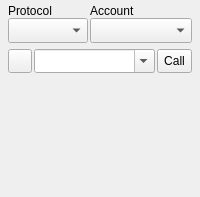
               <widget class="QFrame" name="frame">
                <property name="styleSheet">
                 <string>QFrame#frame {
  border: 1px solid #717fa0;
  border-top: 0px;
}</string>
                </property>
                <layout class="QVBoxLayout">
                 <property name="spacing">
                  <number>6</number>
                 </property>
                 <property name="leftMargin">
                  <number>8</number>
                 </property>
                 <property name="topMargin">
                  <number>4</number>
                 </property>
                 <property name="rightMargin">
                  <number>8</number>
                 </property>
                 <property name="bottomMargin">
                  <number>6</number>
                 </property>
                 <item>
                  <layout class="QHBoxLayout">
                   <property name="spacing">
                    <number>2</number>
                   </property>
                   <item>
                    <widget class="QFrame" name="frame_call_protocol">
                     <property name="sizePolicy">
                      <sizepolicy hsizetype="Fixed" vsizetype="Minimum">
                       <horstretch>0</horstretch>
                       <verstretch>0</verstretch>
                      </sizepolicy>
                     </property>
                     <property name="minimumSize">
                      <size>
                       <width>80</width>
                       <height>16</height>
                      </size>
                     </property>
                     <property name="maximumSize">
                      <size>
                       <width>80</width>
                       <height>16777215</height>
                      </size>
                     </property>
                     <layout class="QVBoxLayout">
                      <property name="spacing">
                       <number>0</number>
                      </property>
                      <property name="margin">
                       <number>0</number>
                      </property>
                      <item>
                       <widget class="QLabel" name="protocolLabel">
                        <property name="sizePolicy">
                         <sizepolicy hsizetype="Fixed" vsizetype="Preferred">
                          <horstretch>0</horstretch>
                          <verstretch>0</verstretch>
                         </sizepolicy>
                        </property>
                        <property name="minimumSize">
                         <size>
                          <width>80</width>
                          <height>0</height>
                         </size>
                        </property>
                        <property name="maximumSize">
                         <size>
                          <width>80</width>
                          <height>16777215</height>
                         </size>
                        </property>
                        <property name="text">
                         <string>Protocol</string>
                        </property>
                       </widget>
                      </item>
                      <item>
                       <widget class="QComboBox" name="protocol">
                        <property name="sizePolicy">
                         <sizepolicy hsizetype="Fixed" vsizetype="Fixed">
                          <horstretch>0</horstretch>
                          <verstretch>0</verstretch>
                         </sizepolicy>
                        </property>
                        <property name="minimumSize">
                         <size>
                          <width>80</width>
                          <height>25</height>
                         </size>
                        </property>
                        <property name="maximumSize">
                         <size>
                          <width>80</width>
                          <height>25</height>
                         </size>
                        </property>
                        <property name="toolTip">
                         <string>VoIP protocol used to make a direct call</string>
                        </property>
                       </widget>
                      </item>
                     </layout>
                    </widget>
                   </item>
                   <item>
                    <widget class="QFrame" name="frame_call_account">
                     <property name="sizePolicy">
                      <sizepolicy hsizetype="Expanding" vsizetype="Minimum">
                       <horstretch>0</horstretch>
                       <verstretch>0</verstretch>
                      </sizepolicy>
                     </property>
                     <layout class="QVBoxLayout">
                      <property name="spacing">
                       <number>0</number>
                      </property>
                      <property name="margin">
                       <number>0</number>
                      </property>
                      <item>
                       <widget class="QLabel" name="accountLabel">
                        <property name="sizePolicy">
                         <sizepolicy hsizetype="Expanding" vsizetype="Preferred">
                          <horstretch>0</horstretch>
                          <verstretch>0</verstretch>
                         </sizepolicy>
                        </property>
                        <property name="text">
                         <string>Account</string>
                        </property>
                       </widget>
                      </item>
                      <item>
                       <widget class="QComboBox" name="account">
                        <property name="sizePolicy">
                         <sizepolicy hsizetype="Expanding" vsizetype="Fixed">
                          <horstretch>0</horstretch>
                          <verstretch>0</verstretch>
                         </sizepolicy>
                        </property>
                        <property name="minimumSize">
                         <size>
                          <width>0</width>
                          <height>25</height>
                         </size>
                        </property>
                        <property name="maximumSize">
                         <size>
                          <width>16777215</width>
                          <height>25</height>
                         </size>
                        </property>
                        <property name="toolTip">
                         <string>Account used to call through a server</string>
                        </property>
                       </widget>
                      </item>
                     </layout>
                    </widget>
                   </item>
                  </layout>
                 </item>
                 <item>
                  <layout class="QVBoxLayout">
                   <property name="spacing">
                    <number>0</number>
                   </property>
                   <item>
                    <layout class="QHBoxLayout">
                     <property name="spacing">
                      <number>2</number>
                     </property>
                     <property name="margin">
                      <number>0</number>
                     </property>
                     <item>
                      <widget class="QToolButton" name="display_keypad">
                       <property name="minimumSize">
                        <size>
                         <width>24</width>
                         <height>24</height>
                        </size>
                       </property>
                       <property name="maximumSize">
                        <size>
                         <width>24</width>
                         <height>24</height>
                        </size>
                       </property>
                       <property name="toolTip">
                        <string>Show or hide the keypad</string>
                       </property>
                       <property name="icon">
                        <iconset>
                         <normaloff>dialpad_20.png</normaloff>dialpad_20.png</iconset>
                       </property>
                       <property name="iconSize">
                        <size>
                         <width>20</width>
                         <height>20</height>
                        </size>
                       </property>
                       <property name="checkable">
                        <bool>true</bool>
                       </property>
                       <property name="_yate_normal_icon" stdset="0">
                        <string>dialpad_20.png</string>
                       </property>
                       <property name="_yate_hover_icon" stdset="0">
                        <string>dialpad_20_hover.png</string>
                       </property>
                       <property name="_yate_pressed_icon" stdset="0">
                        <string>dialpad_20_pressed.png</string>
                       </property>
                      </widget>
                     </item>
                     <item>
                      <widget class="QFrame" name="frame_5">
                       <property name="sizePolicy">
                        <sizepolicy hsizetype="Expanding" vsizetype="Fixed">
                         <horstretch>0</horstretch>
                         <verstretch>0</verstretch>
                        </sizepolicy>
                       </property>
                       <property name="minimumSize">
                        <size>
                         <width>16</width>
                         <height>24</height>
                        </size>
                       </property>
                       <property name="maximumSize">
                        <size>
                         <width>16777215</width>
                         <height>24</height>
                        </size>
                       </property>
                       <layout class="QHBoxLayout">
                        <property name="margin">
                         <number>0</number>
                        </property>
                        <item>
                         <widget class="QComboBox" name="callto">
                          <property name="sizePolicy">
                           <sizepolicy hsizetype="Expanding" vsizetype="Fixed">
                            <horstretch>0</horstretch>
                            <verstretch>0</verstretch>
                           </sizepolicy>
                          </property>
                          <property name="minimumSize">
                           <size>
                            <width>0</width>
                            <height>24</height>
                           </size>
                          </property>
                          <property name="maximumSize">
                           <size>
                            <width>16777215</width>
                            <height>24</height>
                           </size>
                          </property>
                          <property name="focusPolicy">
                           <enum>Qt::WheelFocus</enum>
                          </property>
                          <property name="acceptDrops">
                           <bool>true</bool>
                          </property>
                          <property name="editable">
                           <bool>true</bool>
                          </property>
                          <property name="maxCount">
                           <number>20</number>
                          </property>
                          <property name="dynamicActionEnter" stdset="0">
                           <string>call</string>
                          </property>
                          <property name="dynamicActionReturn" stdset="0">
                           <string>call</string>
                          </property>
                          <property name="_yate_filterevents" stdset="0">
                           <bool>true</bool>
                          </property>
                          <property name="dynamicActionReturnFilter" stdset="0">
                           <bool>true</bool>
                          </property>
                          <property name="dynamicActionEnterFilter" stdset="0">
                           <bool>true</bool>
                          </property>
                          <property name="_yate_textchangednotify" stdset="0">
                           <bool>true</bool>
                          </property>
                         </widget>
                        </item>
                       </layout>
                      </widget>
                     </item>
                     <item>
                      <widget class="QToolButton" name="call">
                       <property name="sizePolicy">
                        <sizepolicy hsizetype="Minimum" vsizetype="Fixed">
                         <horstretch>0</horstretch>
                         <verstretch>0</verstretch>
                        </sizepolicy>
                       </property>
                       <property name="minimumSize">
                        <size>
                         <width>0</width>
                         <height>24</height>
                        </size>
                       </property>
                       <property name="maximumSize">
                        <size>
                         <width>16777215</width>
                         <height>24</height>
                        </size>
                       </property>
                       <property name="toolTip">
                        <string>Make a new call</string>
                       </property>
                       <property name="text">
                        <string>Call</string>
                       </property>
                       <property name="icon">
                        <iconset>
                         <normaloff>call.png</normaloff>call.png</iconset>
                       </property>
                       <property name="iconSize">
                        <size>
                         <width>20</width>
                         <height>20</height>
                        </size>
                       </property>
                       <property name="toolButtonStyle">
                        <enum>Qt::ToolButtonTextBesideIcon</enum>
                       </property>
                       <property name="_yate_hover_icon" stdset="0">
                        <string>call_hover.png</string>
                       </property>
                       <property name="_yate_normal_icon" stdset="0">
                        <string>call.png</string>
                       </property>
                       <property name="_yate_pressed_icon" stdset="0">
                        <string>call_pressed.png</string>
                       </property>
                      </widget>
                     </item>
                    </layout>
                   </item>
                   <item>
                    <widget class="QLabel" name="callto_hint">
                     <property name="sizePolicy">
                      <sizepolicy hsizetype="Expanding" vsizetype="Fixed">
                       <horstretch>0</horstretch>
                       <verstretch>0</verstretch>
                      </sizepolicy>
                     </property>
                     <property name="styleSheet">
                      <string>font-size: 10px;</string>
                     </property>
                     <property name="text">
                      <string/>
                     </property>
                    </widget>
                   </item>
                  </layout>
                 </item>
                 <item>
                  <widget class="QFrame" name="keypad">
                   <property name="sizePolicy">
                    <sizepolicy hsizetype="Preferred" vsizetype="Fixed">
                     <horstretch>0</horstretch>
                     <verstretch>0</verstretch>
                    </sizepolicy>
                   </property>
                   <property name="minimumSize">
                    <size>
                     <width>0</width>
                     <height>100</height>
                    </size>
                   </property>
                   <property name="maximumSize">
                    <size>
                     <width>16777215</width>
                     <height>100</height>
                    </size>
                   </property>
                   <layout class="QHBoxLayout">
                    <property name="topMargin">
                     <number>2</number>
                    </property>
                    <property name="bottomMargin">
                     <number>2</number>
                    </property>
                    <item>
                     <layout class="QGridLayout">
                      <property name="spacing">
                       <number>1</number>
                      </property>
                      <item row="0" column="0">
                       <widget class="QToolButton" name="digit_1">
                        <property name="minimumSize">
                         <size>
                          <width>42</width>
                          <height>23</height>
                         </size>
                        </property>
                        <property name="maximumSize">
                         <size>
                          <width>42</width>
                          <height>23</height>
                         </size>
                        </property>
                        <property name="styleSheet">
                         <string>QToolButton {border: 0px; image:url(digit1.png);}
QToolButton::hover {image:url(digit1_hover.png);}
QToolButton::hover:pressed {image:url(digit1_pressed.png);}
QToolButton:pressed {image:url(digit1.png);}
QToolButton:!enabled {image:url(digit1.png);}
</string>
                        </property>
                        <property name="_yate_identity" stdset="0">
                         <string>digit:1</string>
                        </property>
                       </widget>
                      </item>
                      <item row="0" column="1">
                       <widget class="QToolButton" name="digit_2">
                        <property name="minimumSize">
                         <size>
                          <width>42</width>
                          <height>23</height>
                         </size>
                        </property>
                        <property name="maximumSize">
                         <size>
                          <width>42</width>
                          <height>23</height>
                         </size>
                        </property>
                        <property name="styleSheet">
                         <string>QToolButton {border: 0px; image:url(digit2.png);}
QToolButton::hover {image:url(digit2_hover.png);}
QToolButton::hover:pressed {image:url(digit2_pressed.png);}
QToolButton:pressed {image:url(digit2.png);}
QToolButton:!enabled {image:url(digit2.png);}
</string>
                        </property>
                        <property name="_yate_identity" stdset="0">
                         <string>digit:2</string>
                        </property>
                       </widget>
                      </item>
                      <item row="0" column="2">
                       <widget class="QToolButton" name="digit_3">
                        <property name="minimumSize">
                         <size>
                          <width>42</width>
                          <height>23</height>
                         </size>
                        </property>
                        <property name="maximumSize">
                         <size>
                          <width>42</width>
                          <height>23</height>
                         </size>
                        </property>
                        <property name="styleSheet">
                         <string>QToolButton {border: 0px; image:url(digit3.png);}
QToolButton::hover {image:url(digit3_hover.png);}
QToolButton::hover:pressed {image:url(digit3_pressed.png);}
QToolButton:pressed {image:url(digit3.png);}
QToolButton:!enabled {image:url(digit3.png);}
</string>
                        </property>
                        <property name="_yate_identity" stdset="0">
                         <string>digit:3</string>
                        </property>
                       </widget>
                      </item>
                      <item row="1" column="0">
                       <widget class="QToolButton" name="digit_4">
                        <property name="minimumSize">
                         <size>
                          <width>42</width>
                          <height>23</height>
                         </size>
                        </property>
                        <property name="maximumSize">
                         <size>
                          <width>42</width>
                          <height>23</height>
                         </size>
                        </property>
                        <property name="styleSheet">
                         <string>QToolButton {border: 0px; image:url(digit4.png);}
QToolButton::hover {image:url(digit4_hover.png);}
QToolButton::hover:pressed {image:url(digit4_pressed.png);}
QToolButton:pressed {image:url(digit4.png);}
QToolButton:!enabled {image:url(digit4.png);}
</string>
                        </property>
                        <property name="_yate_identity" stdset="0">
                         <string>digit:4</string>
                        </property>
                       </widget>
                      </item>
                      <item row="1" column="1">
                       <widget class="QToolButton" name="digit_5">
                        <property name="minimumSize">
                         <size>
                          <width>42</width>
                          <height>23</height>
                         </size>
                        </property>
                        <property name="maximumSize">
                         <size>
                          <width>42</width>
                          <height>23</height>
                         </size>
                        </property>
                        <property name="styleSheet">
                         <string>QToolButton {border: 0px; image:url(digit5.png);}
QToolButton::hover {image:url(digit5_hover.png);}
QToolButton::hover:pressed {image:url(digit5_pressed.png);}
QToolButton:pressed {image:url(digit5.png);}
QToolButton:!enabled {image:url(digit5.png);}
</string>
                        </property>
                        <property name="_yate_identity" stdset="0">
                         <string>digit:5</string>
                        </property>
                       </widget>
                      </item>
                      <item row="1" column="2">
                       <widget class="QToolButton" name="digit_6">
                        <property name="minimumSize">
                         <size>
                          <width>42</width>
                          <height>23</height>
                         </size>
                        </property>
                        <property name="maximumSize">
                         <size>
                          <width>42</width>
                          <height>23</height>
                         </size>
                        </property>
                        <property name="styleSheet">
                         <string>QToolButton {border: 0px; image:url(digit6.png);}
QToolButton::hover {image:url(digit6_hover.png);}
QToolButton::hover:pressed {image:url(digit6_pressed.png);}
QToolButton:pressed {image:url(digit6.png);}
QToolButton:!enabled {image:url(digit6.png);}
</string>
                        </property>
                        <property name="_yate_identity" stdset="0">
                         <string>digit:6</string>
                        </property>
                       </widget>
                      </item>
                      <item row="2" column="0">
                       <widget class="QToolButton" name="digit_7">
                        <property name="minimumSize">
                         <size>
                          <width>42</width>
                          <height>23</height>
                         </size>
                        </property>
                        <property name="maximumSize">
                         <size>
                          <width>42</width>
                          <height>23</height>
                         </size>
                        </property>
                        <property name="styleSheet">
                         <string>QToolButton {border: 0px; image:url(digit7.png);}
QToolButton::hover {image:url(digit7_hover.png);}
QToolButton::hover:pressed {image:url(digit7_pressed.png);}
QToolButton:pressed {image:url(digit7.png);}
QToolButton:!enabled {image:url(digit7.png);}
</string>
                        </property>
                        <property name="_yate_identity" stdset="0">
                         <string>digit:7</string>
                        </property>
                       </widget>
                      </item>
                      <item row="2" column="1">
                       <widget class="QToolButton" name="digit_8">
                        <property name="minimumSize">
                         <size>
                          <width>42</width>
                          <height>23</height>
                         </size>
                        </property>
                        <property name="maximumSize">
                         <size>
                          <width>42</width>
                          <height>23</height>
                         </size>
                        </property>
                        <property name="styleSheet">
                         <string>QToolButton {border: 0px; image:url(digit8.png);}
QToolButton::hover {image:url(digit8_hover.png);}
QToolButton::hover:pressed {image:url(digit8_pressed.png);}
QToolButton:pressed {image:url(digit8.png);}
QToolButton:!enabled {image:url(digit8.png);}
</string>
                        </property>
                        <property name="_yate_identity" stdset="0">
                         <string>digit:8</string>
                        </property>
                       </widget>
                      </item>
                      <item row="2" column="2">
                       <widget class="QToolButton" name="digit_9">
                        <property name="minimumSize">
                         <size>
                          <width>42</width>
                          <height>23</height>
                         </size>
                        </property>
                        <property name="maximumSize">
                         <size>
                          <width>42</width>
                          <height>23</height>
                         </size>
                        </property>
                        <property name="styleSheet">
                         <string>QToolButton {border: 0px; image:url(digit9.png);}
QToolButton::hover {image:url(digit9_hover.png);}
QToolButton::hover:pressed {image:url(digit9_pressed.png);}
QToolButton:pressed {image:url(digit9.png);}
QToolButton:!enabled {image:url(digit9.png);}
</string>
                        </property>
                        <property name="_yate_identity" stdset="0">
                         <string>digit:9</string>
                        </property>
                       </widget>
                      </item>
                      <item row="3" column="0">
                       <widget class="QToolButton" name="digit_star">
                        <property name="minimumSize">
                         <size>
                          <width>42</width>
                          <height>23</height>
                         </size>
                        </property>
                        <property name="maximumSize">
                         <size>
                          <width>42</width>
                          <height>23</height>
                         </size>
                        </property>
                        <property name="styleSheet">
                         <string>QToolButton {border: 0px; image:url(digitstar.png);}
QToolButton::hover {image:url(digitstar_hover.png);}
QToolButton::hover:pressed {image:url(digitstar_pressed.png);}
QToolButton:pressed {image:url(digitstar.png);}
QToolButton:!enabled {image:url(digitstar.png);}
</string>
                        </property>
                        <property name="_yate_identity" stdset="0">
                         <string>digit:*</string>
                        </property>
                       </widget>
                      </item>
                      <item row="3" column="1">
                       <widget class="QToolButton" name="digit_0">
                        <property name="minimumSize">
                         <size>
                          <width>42</width>
                          <height>23</height>
                         </size>
                        </property>
                        <property name="maximumSize">
                         <size>
                          <width>42</width>
                          <height>23</height>
                         </size>
                        </property>
                        <property name="styleSheet">
                         <string>QToolButton {border: 0px; image:url(digit0.png);}
QToolButton::hover {image:url(digit0_hover.png);}
QToolButton::hover:pressed {image:url(digit0_pressed.png);}
QToolButton:pressed {image:url(digit0.png);}
QToolButton:!enabled {image:url(digit0.png);}
</string>
                        </property>
                        <property name="_yate_identity" stdset="0">
                         <string>digit:0</string>
                        </property>
                       </widget>
                      </item>
                      <item row="3" column="2">
                       <widget class="QToolButton" name="digit_pound">
                        <property name="minimumSize">
                         <size>
                          <width>42</width>
                          <height>23</height>
                         </size>
                        </property>
                        <property name="maximumSize">
                         <size>
                          <width>42</width>
                          <height>23</height>
                         </size>
                        </property>
                        <property name="styleSheet">
                         <string>QToolButton {border: 0px; image:url(digitpound.png);}
QToolButton::hover {image:url(digitpound_hover.png);}
QToolButton::hover:pressed {image:url(digitpound_pressed.png);}
QToolButton:pressed {image:url(digitpound.png);}
QToolButton:!enabled {image:url(digitpound.png);}
</string>
                        </property>
                        <property name="_yate_identity" stdset="0">
                         <string>digit:#</string>
                        </property>
                       </widget>
                      </item>
                     </layout>
                    </item>
                   </layout>
                  </widget>
                 </item>
                </layout>
               </widget>
